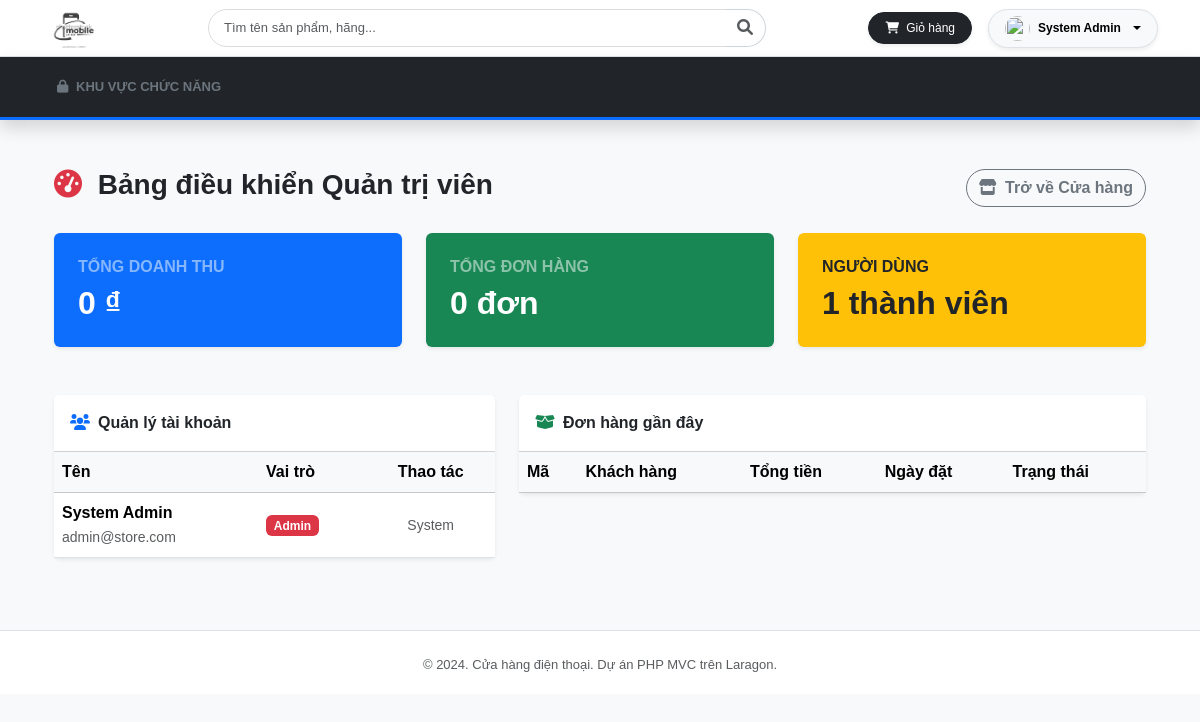
/Admin/dashboard (signed in), run on the app's committed database.
### tables this page shows
CREATE TABLE users (
    id INT AUTO_INCREMENT PRIMARY KEY,
    full_name VARCHAR(100) NOT NULL,
    email VARCHAR(100) NOT NULL UNIQUE,
    password VARCHAR(255) NOT NULL,
    phone VARCHAR(20),
    address TEXT,
    avatar VARCHAR(255) DEFAULT 'public/images/default-avatar.png',
    role ENUM('Admin', 'Client') DEFAULT 'Client',
    is_active BOOLEAN DEFAULT TRUE,
    is_verified BOOLEAN DEFAULT FALSE,
    otp_code VARCHAR(10),
    remember_token VARCHAR(255),
    created_at TIMESTAMP DEFAULT CURRENT_TIMESTAMP
);

### app/controllers/AdminController.php (called while the page is built, shortened)
<?php
require_once 'app/config/database.php';
class AdminController {
    private $conn;
    public function __construct() {
        $db = new Database();
        $this->conn = $db->getConnection();
    }
    public function dashboard() {
        $stmtRev = $this->conn->query("SELECT SUM(total_amount) as revenue FROM orders WHERE status = 'Completed'");
        $revenue = $stmtRev->fetch()['revenue'] ?? 0;
        $stmtUsers = $this->conn->query("SELECT id, full_name, email, role, is_active FROM users ORDER BY id DESC");
        $users = $stmtUsers->fetchAll(PDO::FETCH_ASSOC);
        $stmtOrders = $this->conn->query("SELECT * FROM orders ORDER BY created_at DESC LIMIT 10");
        $orders = $stmtOrders->fetchAll(PDO::FETCH_ASSOC);
        include 'app/views/admin/dashboard.php';
    }
}
?>

### app/config/database.php (called while the page is built, shortened)
<?php
class Database {
    public function getConnection() {
        $this->conn = null;
        $this->host = getenv('DB_HOST') ?: "mysql-17d9b8fc-nguyenha954-1a76.h.aivencloud.com";
        $this->db_name = getenv('DB_NAME') ?: "defaultdb";
        $this->username = getenv('DB_USER') ?: "avnadmin";
        $this->password = getenv('DB_PASS') !== false ? getenv('DB_PASS') : "";
        $this->port = getenv('DB_PORT') ?: "18116";
        try {
            $dsn = "mysql:host=" . $this->host . ";port=" . $this->port . ";dbname=" . $this->db_name;
            $options = array(
                PDO::ATTR_ERRMODE => PDO::ERRMODE_EXCEPTION,
                PDO::MYSQL_ATTR_INIT_COMMAND => "SET NAMES utf8mb4",
                PDO::MYSQL_ATTR_SSL_VERIFY_SERVER_CERT => false,
            );
            $this->conn = new PDO($dsn, $this->username, $this->password, $options);
        } catch(PDOException $exception) {
            die("<div style='background:#f8d7da; color:#842029; padding:20px; margin:20px; border-radius:5px; border: 1px solid #f5c2c7; font-family:sans-serif;'>
                    <strong>Lỗi kết nối CSDL:</strong> <br>" . $exception->getMessage() . "
                 </div>");
        }
        return $this->conn;
    }
}
?>

### app/views/admin/dashboard.php (the view, shortened to what this page needs)
<div class="container-fluid py-4 bg-light">
    <div class="d-flex justify-content-between align-items-center mb-4">
        <h3 class="fw-bold text-dark"><i class="fas fa-tachometer-alt text-danger me-2"></i> Bảng điều khiển Quản trị viên</h3>
        <a href="<?= BASE_URL ?>" class="btn btn-outline-secondary fw-bold rounded-pill"><i class="fas fa-store me-1"></i> Trở về Cửa hàng</a>
    </div>
    <div class="row g-4 mb-5">
        <div class="col-md-4">
            <div class="card border-0 shadow-sm bg-primary text-white p-4">
                <h6 class="fw-bold text-white-50">TỔNG DOANH THU</h6>
                <h2 class="fw-bold m-0"><?= number_format($revenue, 0, ',', '.') ?> ₫</h2>
            </div>
        </div>
        <div class="col-md-4">
            <div class="card border-0 shadow-sm bg-success text-white p-4">
                <h6 class="fw-bold text-white-50">TỔNG ĐƠN HÀNG</h6>
                <h2 class="fw-bold m-0"><?= count($orders) ?> đơn</h2>
            </div>
        </div>
        <div class="col-md-4">
            <div class="card border-0 shadow-sm bg-warning text-dark p-4">
                <h6 class="fw-bold text-dark-50">NGƯỜI DÙNG</h6>
                <h2 class="fw-bold m-0"><?= count($users) ?> thành viên</h2>
            </div>
        </div>
    </div>
    <div class="row g-4">
        <div class="col-lg-5">
            <div class="card border-0 shadow-sm">
                <div class="card-header bg-white py-3 fw-bold"><i class="fas fa-users text-primary me-2"></i>Quản lý tài khoản</div>
                <div class="card-body p-0 table-responsive" style="max-height: 400px; overflow-y: auto;">
                    <table class="table table-hover align-middle m-0">
                        <thead class="table-light sticky-top">
                            <tr>
                                <th>Tên</th>
                                <th>Vai trò</th>
                                <th class="text-center">Thao tác</th>
                            </tr>
                        </thead>
                        <tbody>
                            <?php foreach ($users as $u): ?>
                                <tr>
                                    <td>
                                        <div class="fw-bold"><?= htmlspecialchars($u['full_name']) ?></div>
                                        <small class="text-muted"><?= htmlspecialchars($u['email']) ?></small>
                                    </td>
                                    <td><span class="badge bg-<?= $u['role'] == 'Admin' ? 'danger' : 'secondary' ?>"><?= $u['role'] ?></span></td>
                                    <td class="text-center">
                                        <?php if ($u['role'] !== 'Admin'): ?>
                                            <a href="<?= BASE_URL ?>Admin/toggleUserStatus/<?= $u['id'] ?>" class="btn btn-sm <?= $u['is_active'] ? 'btn-outline-danger' : 'btn-success' ?>">
                                                <?= $u['is_active'] ? '<i class="fas fa-ban"></i> Khóa' : '<i class="fas fa-check"></i> Mở' ?>
                                            </a>
                                        <?php else: ?>
                                            <span class="text-muted small">System</span>
                                        <?php endif; ?>
                                    </td>
                                </tr>
                            <?php endforeach; ?>
                        </tbody>
                    </table>
                </div>
            </div>
        </div>
        <div class="col-lg-7">
            <div class="card border-0 shadow-sm">
                <div class="card-header bg-white py-3 fw-bold"><i class="fas fa-box-open text-success me-2"></i>Đơn hàng gần đây</div>
                <div class="card-body p-0 table-responsive" style="max-height: 400px; overflow-y: auto;">
                    <table class="table table-hover align-middle m-0">
                        <thead class="table-light sticky-top">
                            <tr>
                                <th>Mã</th>
                                <th>Khách hàng</th>
                                <th>Tổng tiền</th>
                                <th>Ngày đặt</th>
                                <th>Trạng thái</th>
                            </tr>
                        </thead>
                    </table>
                </div>
            </div>
        </div>
    </div>
</div>

### public/css/style.css (style rules this page uses)
:root { --brand-yellow: #ffd400; --brand-dark: #121212; --brand-active: #2f80ed; --bg-gray: #f1f1f1; --price-red: #d0021b; --price-old: #999999; --text-main: #333333; --border-color: #e0e0e0; }
body { background-color: var(--bg-gray); font-family: Arial, Helvetica, sans-serif; color: var(--text-main); overflow-x: hidden; }

### data on the page
users: full_name "System Admin", email "admin@store.com", role "Admin"

### other printed values
$_SESSION['user_name'] "System Admin"
$revenue "0"
count($orders) "0"
count($users) "1"
